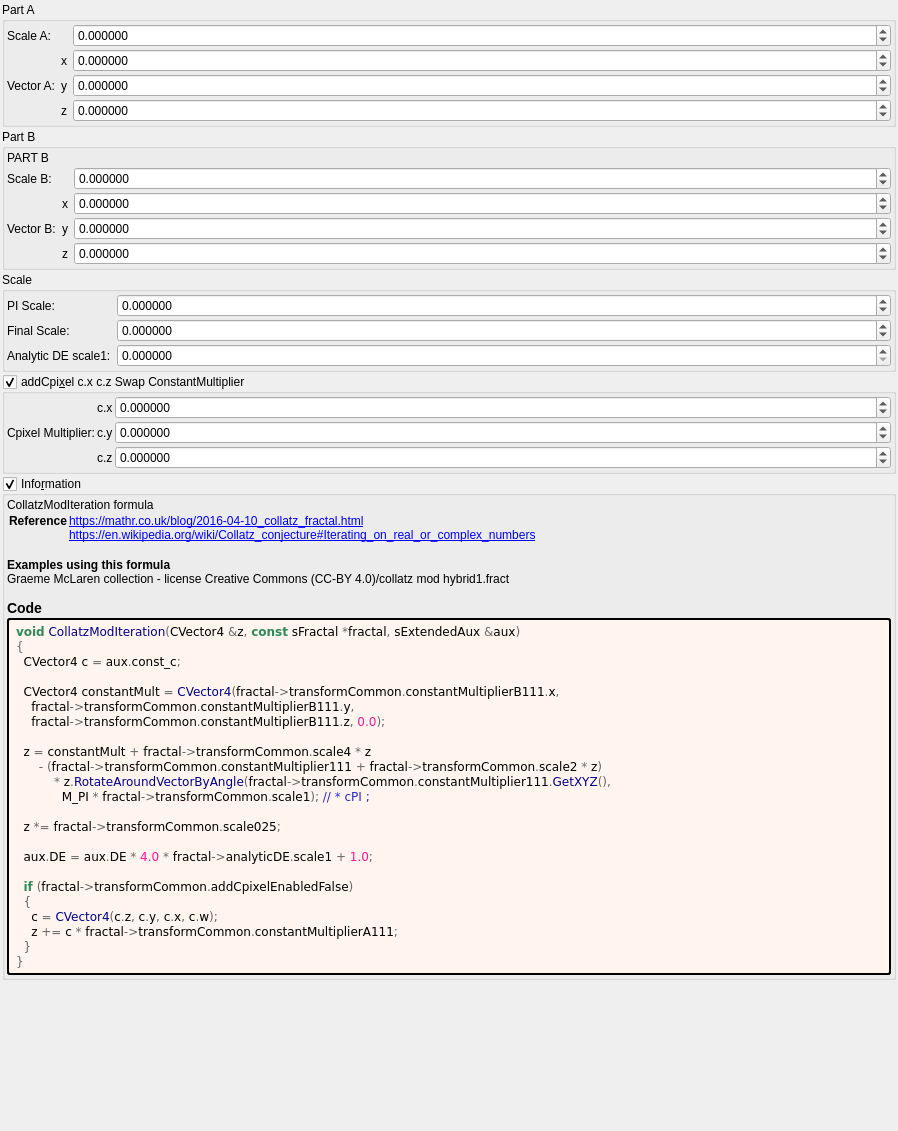
<?xml version="1.0" encoding="UTF-8"?>
<ui version="4.0">
 <class>collatz_mod</class>
 <widget class="QWidget" name="Form">
  <property name="geometry">
   <rect>
    <x>0</x>
    <y>0</y>
    <width>898</width>
    <height>1131</height>
   </rect>
  </property>
  <property name="windowTitle">
   <string notr="true">collatz_mod</string>
  </property>
  <layout class="QVBoxLayout" name="verticalLayout">
   <property name="spacing">
    <number>2</number>
   </property>
   <property name="leftMargin">
    <number>2</number>
   </property>
   <property name="topMargin">
    <number>2</number>
   </property>
   <property name="rightMargin">
    <number>2</number>
   </property>
   <property name="bottomMargin">
    <number>2</number>
   </property>
   <item>
    <widget class="QGroupBox" name="groupBox">
     <property name="title">
      <string>Part A</string>
     </property>
     <layout class="QVBoxLayout" name="verticalLayout_3">
      <property name="leftMargin">
       <number>2</number>
      </property>
      <property name="topMargin">
       <number>2</number>
      </property>
      <property name="rightMargin">
       <number>2</number>
      </property>
      <property name="bottomMargin">
       <number>2</number>
      </property>
      <item>
       <layout class="QGridLayout" name="gridLayout" columnstretch="0,0,1">
        <property name="verticalSpacing">
         <number>2</number>
        </property>
        <item row="1" column="0" rowspan="3">
         <widget class="QLabel" name="label_114">
          <property name="text">
           <string>Vector A:</string>
          </property>
         </widget>
        </item>
        <item row="0" column="2">
         <widget class="MyDoubleSpinBox" name="spinbox_transf_scale_4">
          <property name="sizePolicy">
           <sizepolicy hsizetype="Minimum" vsizetype="Maximum">
            <horstretch>0</horstretch>
            <verstretch>0</verstretch>
           </sizepolicy>
          </property>
          <property name="prefix">
           <string/>
          </property>
          <property name="suffix">
           <string/>
          </property>
          <property name="decimals">
           <number>6</number>
          </property>
          <property name="minimum">
           <double>-99.989999999999995</double>
          </property>
          <property name="maximum">
           <double>99.989999999999995</double>
          </property>
          <property name="singleStep">
           <double>0.100000000000000</double>
          </property>
         </widget>
        </item>
        <item row="3" column="2">
         <widget class="MyDoubleSpinBox" name="spinbox3_transf_constant_multiplierB_111_z">
          <property name="sizePolicy">
           <sizepolicy hsizetype="Minimum" vsizetype="Maximum">
            <horstretch>0</horstretch>
            <verstretch>0</verstretch>
           </sizepolicy>
          </property>
          <property name="decimals">
           <number>6</number>
          </property>
          <property name="minimum">
           <double>-99.989999999999995</double>
          </property>
          <property name="maximum">
           <double>99.989999999999995</double>
          </property>
          <property name="singleStep">
           <double>0.100000000000000</double>
          </property>
         </widget>
        </item>
        <item row="1" column="2">
         <widget class="MyDoubleSpinBox" name="spinbox3_transf_constant_multiplierB_111_x">
          <property name="sizePolicy">
           <sizepolicy hsizetype="Minimum" vsizetype="Maximum">
            <horstretch>0</horstretch>
            <verstretch>0</verstretch>
           </sizepolicy>
          </property>
          <property name="prefix">
           <string/>
          </property>
          <property name="decimals">
           <number>6</number>
          </property>
          <property name="minimum">
           <double>-99.989999999999995</double>
          </property>
          <property name="singleStep">
           <double>0.100000000000000</double>
          </property>
         </widget>
        </item>
        <item row="2" column="1">
         <widget class="QLabel" name="label_119">
          <property name="text">
           <string notr="true">y</string>
          </property>
         </widget>
        </item>
        <item row="1" column="1">
         <widget class="QLabel" name="label_112">
          <property name="text">
           <string notr="true">x</string>
          </property>
         </widget>
        </item>
        <item row="3" column="1">
         <widget class="QLabel" name="label_121">
          <property name="text">
           <string notr="true">z</string>
          </property>
         </widget>
        </item>
        <item row="2" column="2">
         <widget class="MyDoubleSpinBox" name="spinbox3_transf_constant_multiplierB_111_y">
          <property name="sizePolicy">
           <sizepolicy hsizetype="Minimum" vsizetype="Maximum">
            <horstretch>0</horstretch>
            <verstretch>0</verstretch>
           </sizepolicy>
          </property>
          <property name="decimals">
           <number>6</number>
          </property>
          <property name="minimum">
           <double>-99.989999999999995</double>
          </property>
          <property name="maximum">
           <double>99.989999999999995</double>
          </property>
          <property name="singleStep">
           <double>0.100000000000000</double>
          </property>
         </widget>
        </item>
        <item row="0" column="0">
         <widget class="QLabel" name="label_174">
          <property name="text">
           <string>Scale A:</string>
          </property>
         </widget>
        </item>
       </layout>
      </item>
     </layout>
    </widget>
   </item>
   <item>
    <widget class="QGroupBox" name="groupBox_2">
     <property name="title">
      <string>Part B</string>
     </property>
     <layout class="QVBoxLayout" name="verticalLayout_4">
      <property name="leftMargin">
       <number>2</number>
      </property>
      <property name="topMargin">
       <number>2</number>
      </property>
      <property name="rightMargin">
       <number>2</number>
      </property>
      <property name="bottomMargin">
       <number>2</number>
      </property>
      <item>
       <layout class="QGridLayout" name="gridLayout_2" columnstretch="0,0,1">
        <property name="verticalSpacing">
         <number>2</number>
        </property>
        <item row="1" column="0">
         <widget class="QLabel" name="label_177">
          <property name="text">
           <string>Scale B:</string>
          </property>
         </widget>
        </item>
        <item row="3" column="1">
         <widget class="QLabel" name="label_120">
          <property name="text">
           <string notr="true">y</string>
          </property>
         </widget>
        </item>
        <item row="0" column="0">
         <widget class="QLabel" name="label_178">
          <property name="text">
           <string>PART B</string>
          </property>
         </widget>
        </item>
        <item row="2" column="1">
         <widget class="QLabel" name="label_118">
          <property name="text">
           <string notr="true">x</string>
          </property>
         </widget>
        </item>
        <item row="1" column="2">
         <widget class="MyDoubleSpinBox" name="spinbox_transf_scale_2">
          <property name="sizePolicy">
           <sizepolicy hsizetype="Minimum" vsizetype="Maximum">
            <horstretch>0</horstretch>
            <verstretch>0</verstretch>
           </sizepolicy>
          </property>
          <property name="prefix">
           <string/>
          </property>
          <property name="suffix">
           <string/>
          </property>
          <property name="decimals">
           <number>6</number>
          </property>
          <property name="minimum">
           <double>-99.989999999999995</double>
          </property>
          <property name="maximum">
           <double>99.989999999999995</double>
          </property>
          <property name="singleStep">
           <double>0.100000000000000</double>
          </property>
         </widget>
        </item>
        <item row="4" column="1">
         <widget class="QLabel" name="label_122">
          <property name="text">
           <string notr="true">z</string>
          </property>
         </widget>
        </item>
        <item row="2" column="2">
         <widget class="MyDoubleSpinBox" name="spinbox3_transf_constant_multiplier_111_x">
          <property name="sizePolicy">
           <sizepolicy hsizetype="Minimum" vsizetype="Maximum">
            <horstretch>0</horstretch>
            <verstretch>0</verstretch>
           </sizepolicy>
          </property>
          <property name="prefix">
           <string/>
          </property>
          <property name="decimals">
           <number>6</number>
          </property>
          <property name="minimum">
           <double>-99.989999999999995</double>
          </property>
          <property name="singleStep">
           <double>0.100000000000000</double>
          </property>
         </widget>
        </item>
        <item row="3" column="2">
         <widget class="MyDoubleSpinBox" name="spinbox3_transf_constant_multiplier_111_y">
          <property name="sizePolicy">
           <sizepolicy hsizetype="Minimum" vsizetype="Maximum">
            <horstretch>0</horstretch>
            <verstretch>0</verstretch>
           </sizepolicy>
          </property>
          <property name="decimals">
           <number>6</number>
          </property>
          <property name="minimum">
           <double>-99.989999999999995</double>
          </property>
          <property name="maximum">
           <double>99.989999999999995</double>
          </property>
          <property name="singleStep">
           <double>0.100000000000000</double>
          </property>
         </widget>
        </item>
        <item row="4" column="2">
         <widget class="MyDoubleSpinBox" name="spinbox3_transf_constant_multiplier_111_z">
          <property name="sizePolicy">
           <sizepolicy hsizetype="Minimum" vsizetype="Maximum">
            <horstretch>0</horstretch>
            <verstretch>0</verstretch>
           </sizepolicy>
          </property>
          <property name="decimals">
           <number>6</number>
          </property>
          <property name="minimum">
           <double>-99.989999999999995</double>
          </property>
          <property name="maximum">
           <double>99.989999999999995</double>
          </property>
          <property name="singleStep">
           <double>0.100000000000000</double>
          </property>
         </widget>
        </item>
        <item row="2" column="0" rowspan="3">
         <widget class="QLabel" name="label_113">
          <property name="text">
           <string>Vector B:</string>
          </property>
         </widget>
        </item>
       </layout>
      </item>
     </layout>
    </widget>
   </item>
   <item>
    <widget class="QGroupBox" name="groupBox_3">
     <property name="title">
      <string>Scale</string>
     </property>
     <layout class="QVBoxLayout" name="verticalLayout_5">
      <property name="leftMargin">
       <number>2</number>
      </property>
      <property name="topMargin">
       <number>2</number>
      </property>
      <property name="rightMargin">
       <number>2</number>
      </property>
      <property name="bottomMargin">
       <number>2</number>
      </property>
      <item>
       <layout class="QGridLayout" name="gridLayout_3" columnstretch="0,2">
        <property name="topMargin">
         <number>0</number>
        </property>
        <property name="verticalSpacing">
         <number>2</number>
        </property>
        <item row="1" column="1">
         <widget class="MyDoubleSpinBox" name="spinbox_transf_scale_025">
          <property name="sizePolicy">
           <sizepolicy hsizetype="Minimum" vsizetype="Maximum">
            <horstretch>0</horstretch>
            <verstretch>0</verstretch>
           </sizepolicy>
          </property>
          <property name="prefix">
           <string/>
          </property>
          <property name="suffix">
           <string/>
          </property>
          <property name="decimals">
           <number>6</number>
          </property>
          <property name="minimum">
           <double>-99.989999999999995</double>
          </property>
          <property name="maximum">
           <double>99.989999999999995</double>
          </property>
          <property name="singleStep">
           <double>0.100000000000000</double>
          </property>
         </widget>
        </item>
        <item row="0" column="0">
         <widget class="QLabel" name="label_169">
          <property name="text">
           <string>PI Scale:</string>
          </property>
         </widget>
        </item>
        <item row="1" column="0">
         <widget class="QLabel" name="label_173">
          <property name="text">
           <string>Final Scale:</string>
          </property>
         </widget>
        </item>
        <item row="0" column="1">
         <widget class="MyDoubleSpinBox" name="spinbox_transf_scale_1">
          <property name="sizePolicy">
           <sizepolicy hsizetype="Minimum" vsizetype="Maximum">
            <horstretch>0</horstretch>
            <verstretch>0</verstretch>
           </sizepolicy>
          </property>
          <property name="prefix">
           <string/>
          </property>
          <property name="suffix">
           <string/>
          </property>
          <property name="decimals">
           <number>6</number>
          </property>
          <property name="minimum">
           <double>-99.989999999999995</double>
          </property>
          <property name="maximum">
           <double>99.989999999999995</double>
          </property>
          <property name="singleStep">
           <double>0.100000000000000</double>
          </property>
         </widget>
        </item>
        <item row="2" column="0">
         <widget class="QLabel" name="label_176">
          <property name="text">
           <string>Analytic DE scale1:</string>
          </property>
          <property name="wordWrap">
           <bool>true</bool>
          </property>
         </widget>
        </item>
        <item row="2" column="1">
         <widget class="MyDoubleSpinBox" name="spinbox_analyticDE_scale_1">
          <property name="sizePolicy">
           <sizepolicy hsizetype="Minimum" vsizetype="Maximum">
            <horstretch>0</horstretch>
            <verstretch>0</verstretch>
           </sizepolicy>
          </property>
          <property name="prefix">
           <string/>
          </property>
          <property name="suffix">
           <string/>
          </property>
          <property name="decimals">
           <number>6</number>
          </property>
          <property name="minimum">
           <double>0.000000000000000</double>
          </property>
          <property name="maximum">
           <double>99.989999999999995</double>
          </property>
          <property name="singleStep">
           <double>0.100000000000000</double>
          </property>
         </widget>
        </item>
       </layout>
      </item>
     </layout>
    </widget>
   </item>
   <item>
    <widget class="MyGroupBox" name="groupCheck_transf_addCpixel_enabled_false">
     <property name="toolTip">
      <string>&lt;html&gt;&lt;head/&gt;&lt;body&gt;&lt;p&gt;Cpixel is CVector3 c = ( c.x, c.y, c.z). It is each original point (pixel) in 3D space where the iteration starts from, ( c = original z for each point .) It is commonly found in formula structures z = f(z) + c.&lt;/p&gt;&lt;p&gt;The Cpixel multiplier effectively scales this point &amp;quot;c&amp;quot;.&lt;/p&gt;&lt;p&gt;This transform allows the swapping of the order of the &amp;quot;CVector3 c&amp;quot; components before being multiplied by &amp;quot;CVector3 z&amp;quot; components.&lt;/p&gt;&lt;/body&gt;&lt;/html&gt;</string>
     </property>
     <property name="title">
      <string>addCpi&amp;xel c.x c.z Swap ConstantMultiplier</string>
     </property>
     <property name="checkable">
      <bool>true</bool>
     </property>
     <layout class="QVBoxLayout" name="verticalLayout_49">
      <property name="spacing">
       <number>2</number>
      </property>
      <property name="leftMargin">
       <number>2</number>
      </property>
      <property name="topMargin">
       <number>2</number>
      </property>
      <property name="rightMargin">
       <number>2</number>
      </property>
      <property name="bottomMargin">
       <number>2</number>
      </property>
      <item>
       <layout class="QGridLayout" name="gridLayout_23" columnstretch="0,0,1">
        <property name="spacing">
         <number>2</number>
        </property>
        <item row="2" column="2">
         <widget class="MyDoubleSpinBox" name="spinbox3_transf_constant_multiplierA_111_z">
          <property name="sizePolicy">
           <sizepolicy hsizetype="Minimum" vsizetype="Maximum">
            <horstretch>0</horstretch>
            <verstretch>0</verstretch>
           </sizepolicy>
          </property>
          <property name="prefix">
           <string/>
          </property>
          <property name="suffix">
           <string/>
          </property>
          <property name="decimals">
           <number>6</number>
          </property>
          <property name="minimum">
           <double>-99.989999999999995</double>
          </property>
          <property name="maximum">
           <double>99.989999999999995</double>
          </property>
          <property name="singleStep">
           <double>0.100000000000000</double>
          </property>
         </widget>
        </item>
        <item row="1" column="1">
         <widget class="QLabel" name="label_110">
          <property name="text">
           <string notr="true">c.y</string>
          </property>
         </widget>
        </item>
        <item row="0" column="1">
         <widget class="QLabel" name="label_109">
          <property name="text">
           <string notr="true">c.x</string>
          </property>
         </widget>
        </item>
        <item row="2" column="1">
         <widget class="QLabel" name="label_111">
          <property name="text">
           <string notr="true">c.z</string>
          </property>
         </widget>
        </item>
        <item row="1" column="2">
         <widget class="MyDoubleSpinBox" name="spinbox3_transf_constant_multiplierA_111_y">
          <property name="sizePolicy">
           <sizepolicy hsizetype="Minimum" vsizetype="Maximum">
            <horstretch>0</horstretch>
            <verstretch>0</verstretch>
           </sizepolicy>
          </property>
          <property name="prefix">
           <string/>
          </property>
          <property name="suffix">
           <string/>
          </property>
          <property name="decimals">
           <number>6</number>
          </property>
          <property name="minimum">
           <double>-99.989999999999995</double>
          </property>
          <property name="maximum">
           <double>99.989999999999995</double>
          </property>
          <property name="singleStep">
           <double>0.100000000000000</double>
          </property>
         </widget>
        </item>
        <item row="0" column="2">
         <widget class="MyDoubleSpinBox" name="spinbox3_transf_constant_multiplierA_111_x">
          <property name="sizePolicy">
           <sizepolicy hsizetype="Minimum" vsizetype="Maximum">
            <horstretch>0</horstretch>
            <verstretch>0</verstretch>
           </sizepolicy>
          </property>
          <property name="prefix">
           <string/>
          </property>
          <property name="suffix">
           <string/>
          </property>
          <property name="decimals">
           <number>6</number>
          </property>
          <property name="minimum">
           <double>-99.989999999999995</double>
          </property>
          <property name="maximum">
           <double>99.989999999999995</double>
          </property>
          <property name="singleStep">
           <double>0.100000000000000</double>
          </property>
         </widget>
        </item>
        <item row="1" column="0">
         <widget class="QLabel" name="label_108">
          <property name="text">
           <string>Cpixel Multiplier:</string>
          </property>
         </widget>
        </item>
       </layout>
      </item>
     </layout>
    </widget>
   </item>
   <item>
    <widget class="MyGroupBox" name="groupCheck_info">
     <property name="title">
      <string>Info&amp;rmation</string>
     </property>
     <property name="flat">
      <bool>false</bool>
     </property>
     <property name="checkable">
      <bool>true</bool>
     </property>
     <layout class="QVBoxLayout" name="verticalLayout_2">
      <property name="spacing">
       <number>2</number>
      </property>
      <property name="leftMargin">
       <number>2</number>
      </property>
      <property name="topMargin">
       <number>2</number>
      </property>
      <property name="rightMargin">
       <number>2</number>
      </property>
      <property name="bottomMargin">
       <number>2</number>
      </property>
      <item>
       <widget class="QLabel" name="label_information_general">
        <property name="text">
         <string notr="true">&lt;p&gt;CollatzModIteration formula&lt;/p&gt;&lt;table&gt;
&lt;tr&gt;&lt;th&gt;Reference&lt;/th&gt;&lt;td&gt;&lt;a href=&quot;https://mathr.co.uk/blog/2016-04-10_collatz_fractal.html&quot;&gt;https://mathr.co.uk/blog/2016-04-10_collatz_fractal.html&lt;br&gt;
&lt;a href=&quot;https://en.wikipedia.org/wiki/Collatz_conjecture#Iterating_on_real_or_complex_numbers&quot;&gt;https://en.wikipedia.org/wiki/Collatz_conjecture#Iterating_on_real_or_complex_numbers&lt;br&gt;
&lt;/td&gt;&lt;/tr&gt;
&lt;/table&gt;
&lt;br&gt;&lt;b&gt;Examples using this formula&lt;/b&gt;&lt;br&gt;Graeme McLaren  collection - license Creative Commons  (CC-BY 4.0)/collatz mod hybrid1.fract&lt;h3&gt;Code&lt;/h3&gt;</string>
        </property>
        <property name="wordWrap">
         <bool>true</bool>
        </property>
        <property name="openExternalLinks">
         <bool>true</bool>
        </property>
        <property name="textInteractionFlags">
         <set>Qt::LinksAccessibleByMouse|Qt::TextSelectableByMouse</set>
        </property>
       </widget>
      </item>
      <item>
       <widget class="QLabel" name="label_code_content">
        <property name="styleSheet">
         <string notr="true">border-style: outset; border-width: 2px; border-radius: 3px; border-color: black; background-color: #fff5ee; padding: 4px;</string>
        </property>
        <property name="text">
         <string notr="true">&lt;body style=&quot;background-color:#fff5ee&quot;&gt;
&lt;pre style=&quot;color:#000000; background-color:#fff5ee;  font-family:&#039;Courier New&#039;,monospace;&quot;&gt;&lt;span style=&quot;color:#2e8b57; font-weight:bold&quot;&gt;void&lt;/span&gt; &lt;span style=&quot;color:#00008f&quot;&gt;CollatzModIteration&lt;/span&gt;&lt;span style=&quot;color:#676767&quot;&gt;(&lt;/span&gt;CVector4 &lt;span style=&quot;color:#676767&quot;&gt;&amp;amp;&lt;/span&gt;z&lt;span style=&quot;color:#676767&quot;&gt;,&lt;/span&gt; &lt;span style=&quot;color:#2e8b57; font-weight:bold&quot;&gt;const&lt;/span&gt; sFractal &lt;span style=&quot;color:#676767&quot;&gt;*&lt;/span&gt;fractal&lt;span style=&quot;color:#676767&quot;&gt;,&lt;/span&gt; sExtendedAux &lt;span style=&quot;color:#676767&quot;&gt;&amp;amp;&lt;/span&gt;aux&lt;span style=&quot;color:#676767&quot;&gt;)&lt;/span&gt;
&lt;span style=&quot;color:#676767&quot;&gt;{&lt;/span&gt;
  CVector4 c &lt;span style=&quot;color:#676767&quot;&gt;=&lt;/span&gt; aux&lt;span style=&quot;color:#676767&quot;&gt;.&lt;/span&gt;const_c&lt;span style=&quot;color:#676767&quot;&gt;;&lt;/span&gt;

  CVector4 constantMult &lt;span style=&quot;color:#676767&quot;&gt;=&lt;/span&gt; &lt;span style=&quot;color:#00008f&quot;&gt;CVector4&lt;/span&gt;&lt;span style=&quot;color:#676767&quot;&gt;(&lt;/span&gt;fractal&lt;span style=&quot;color:#676767&quot;&gt;-&amp;gt;&lt;/span&gt;transformCommon&lt;span style=&quot;color:#676767&quot;&gt;.&lt;/span&gt;constantMultiplierB111&lt;span style=&quot;color:#676767&quot;&gt;.&lt;/span&gt;x&lt;span style=&quot;color:#676767&quot;&gt;,&lt;/span&gt;
    fractal&lt;span style=&quot;color:#676767&quot;&gt;-&amp;gt;&lt;/span&gt;transformCommon&lt;span style=&quot;color:#676767&quot;&gt;.&lt;/span&gt;constantMultiplierB111&lt;span style=&quot;color:#676767&quot;&gt;.&lt;/span&gt;y&lt;span style=&quot;color:#676767&quot;&gt;,&lt;/span&gt;
    fractal&lt;span style=&quot;color:#676767&quot;&gt;-&amp;gt;&lt;/span&gt;transformCommon&lt;span style=&quot;color:#676767&quot;&gt;.&lt;/span&gt;constantMultiplierB111&lt;span style=&quot;color:#676767&quot;&gt;.&lt;/span&gt;z&lt;span style=&quot;color:#676767&quot;&gt;,&lt;/span&gt; &lt;span style=&quot;color:#ff1493&quot;&gt;0.0&lt;/span&gt;&lt;span style=&quot;color:#676767&quot;&gt;);&lt;/span&gt;

  z &lt;span style=&quot;color:#676767&quot;&gt;=&lt;/span&gt; constantMult &lt;span style=&quot;color:#676767&quot;&gt;+&lt;/span&gt; fractal&lt;span style=&quot;color:#676767&quot;&gt;-&amp;gt;&lt;/span&gt;transformCommon&lt;span style=&quot;color:#676767&quot;&gt;.&lt;/span&gt;scale4 &lt;span style=&quot;color:#676767&quot;&gt;*&lt;/span&gt; z
      &lt;span style=&quot;color:#676767&quot;&gt;- (&lt;/span&gt;fractal&lt;span style=&quot;color:#676767&quot;&gt;-&amp;gt;&lt;/span&gt;transformCommon&lt;span style=&quot;color:#676767&quot;&gt;.&lt;/span&gt;constantMultiplier111 &lt;span style=&quot;color:#676767&quot;&gt;+&lt;/span&gt; fractal&lt;span style=&quot;color:#676767&quot;&gt;-&amp;gt;&lt;/span&gt;transformCommon&lt;span style=&quot;color:#676767&quot;&gt;.&lt;/span&gt;scale2 &lt;span style=&quot;color:#676767&quot;&gt;*&lt;/span&gt; z&lt;span style=&quot;color:#676767&quot;&gt;)&lt;/span&gt;
          &lt;span style=&quot;color:#676767&quot;&gt;*&lt;/span&gt; z&lt;span style=&quot;color:#676767&quot;&gt;.&lt;/span&gt;&lt;span style=&quot;color:#00008f&quot;&gt;RotateAroundVectorByAngle&lt;/span&gt;&lt;span style=&quot;color:#676767&quot;&gt;(&lt;/span&gt;fractal&lt;span style=&quot;color:#676767&quot;&gt;-&amp;gt;&lt;/span&gt;transformCommon&lt;span style=&quot;color:#676767&quot;&gt;.&lt;/span&gt;constantMultiplier111&lt;span style=&quot;color:#676767&quot;&gt;.&lt;/span&gt;&lt;span style=&quot;color:#00008f&quot;&gt;GetXYZ&lt;/span&gt;&lt;span style=&quot;color:#676767&quot;&gt;(),&lt;/span&gt;
            M_PI &lt;span style=&quot;color:#676767&quot;&gt;*&lt;/span&gt; fractal&lt;span style=&quot;color:#676767&quot;&gt;-&amp;gt;&lt;/span&gt;transformCommon&lt;span style=&quot;color:#676767&quot;&gt;.&lt;/span&gt;scale1&lt;span style=&quot;color:#676767&quot;&gt;);&lt;/span&gt; &lt;span style=&quot;color:#2929cc&quot;&gt;// * cPI ;&lt;/span&gt;

  z &lt;span style=&quot;color:#676767&quot;&gt;*=&lt;/span&gt; fractal&lt;span style=&quot;color:#676767&quot;&gt;-&amp;gt;&lt;/span&gt;transformCommon&lt;span style=&quot;color:#676767&quot;&gt;.&lt;/span&gt;scale025&lt;span style=&quot;color:#676767&quot;&gt;;&lt;/span&gt;

  aux&lt;span style=&quot;color:#676767&quot;&gt;.&lt;/span&gt;DE &lt;span style=&quot;color:#676767&quot;&gt;=&lt;/span&gt; aux&lt;span style=&quot;color:#676767&quot;&gt;.&lt;/span&gt;DE &lt;span style=&quot;color:#676767&quot;&gt;*&lt;/span&gt; &lt;span style=&quot;color:#ff1493&quot;&gt;4.0&lt;/span&gt; &lt;span style=&quot;color:#676767&quot;&gt;*&lt;/span&gt; fractal&lt;span style=&quot;color:#676767&quot;&gt;-&amp;gt;&lt;/span&gt;analyticDE&lt;span style=&quot;color:#676767&quot;&gt;.&lt;/span&gt;scale1 &lt;span style=&quot;color:#676767&quot;&gt;+&lt;/span&gt; &lt;span style=&quot;color:#ff1493&quot;&gt;1.0&lt;/span&gt;&lt;span style=&quot;color:#676767&quot;&gt;;&lt;/span&gt;

  &lt;span style=&quot;color:#2e8b57; font-weight:bold&quot;&gt;if&lt;/span&gt; &lt;span style=&quot;color:#676767&quot;&gt;(&lt;/span&gt;fractal&lt;span style=&quot;color:#676767&quot;&gt;-&amp;gt;&lt;/span&gt;transformCommon&lt;span style=&quot;color:#676767&quot;&gt;.&lt;/span&gt;addCpixelEnabledFalse&lt;span style=&quot;color:#676767&quot;&gt;)&lt;/span&gt;
  &lt;span style=&quot;color:#676767&quot;&gt;{&lt;/span&gt;
    c &lt;span style=&quot;color:#676767&quot;&gt;=&lt;/span&gt; &lt;span style=&quot;color:#00008f&quot;&gt;CVector4&lt;/span&gt;&lt;span style=&quot;color:#676767&quot;&gt;(&lt;/span&gt;c&lt;span style=&quot;color:#676767&quot;&gt;.&lt;/span&gt;z&lt;span style=&quot;color:#676767&quot;&gt;,&lt;/span&gt; c&lt;span style=&quot;color:#676767&quot;&gt;.&lt;/span&gt;y&lt;span style=&quot;color:#676767&quot;&gt;,&lt;/span&gt; c&lt;span style=&quot;color:#676767&quot;&gt;.&lt;/span&gt;x&lt;span style=&quot;color:#676767&quot;&gt;,&lt;/span&gt; c&lt;span style=&quot;color:#676767&quot;&gt;.&lt;/span&gt;w&lt;span style=&quot;color:#676767&quot;&gt;);&lt;/span&gt;
    z &lt;span style=&quot;color:#676767&quot;&gt;+=&lt;/span&gt; c &lt;span style=&quot;color:#676767&quot;&gt;*&lt;/span&gt; fractal&lt;span style=&quot;color:#676767&quot;&gt;-&amp;gt;&lt;/span&gt;transformCommon&lt;span style=&quot;color:#676767&quot;&gt;.&lt;/span&gt;constantMultiplierA111&lt;span style=&quot;color:#676767&quot;&gt;;&lt;/span&gt;
  &lt;span style=&quot;color:#676767&quot;&gt;}&lt;/span&gt;
&lt;span style=&quot;color:#676767&quot;&gt;}&lt;/span&gt;
&lt;/pre&gt;
&lt;/body&gt;</string>
        </property>
        <property name="wordWrap">
         <bool>true</bool>
        </property>
        <property name="openExternalLinks">
         <bool>true</bool>
        </property>
        <property name="textInteractionFlags">
         <set>Qt::LinksAccessibleByMouse|Qt::TextSelectableByMouse</set>
        </property>
       </widget>
      </item>
     </layout>
    </widget>
   </item>
   <item>
    <spacer name="verticalSpacer">
     <property name="orientation">
      <enum>Qt::Vertical</enum>
     </property>
     <property name="sizeHint" stdset="0">
      <size>
       <width>20</width>
       <height>40</height>
      </size>
     </property>
    </spacer>
   </item>
  </layout>
 </widget>
 <customwidgets>
  <customwidget>
   <class>MyDoubleSpinBox</class>
   <extends>QDoubleSpinBox</extends>
   <header>my_double_spin_box.h</header>
  </customwidget>
  <customwidget>
   <class>MyGroupBox</class>
   <extends>QGroupBox</extends>
   <header>my_group_box.h</header>
   <container>1</container>
  </customwidget>
 </customwidgets>
 <tabstops>
  <tabstop>groupCheck_transf_addCpixel_enabled_false</tabstop>
  <tabstop>spinbox3_transf_constant_multiplierA_111_x</tabstop>
  <tabstop>spinbox3_transf_constant_multiplierA_111_y</tabstop>
  <tabstop>spinbox3_transf_constant_multiplierA_111_z</tabstop>
  <tabstop>groupCheck_info</tabstop>
 </tabstops>
 <resources/>
 <connections/>
</ui>
